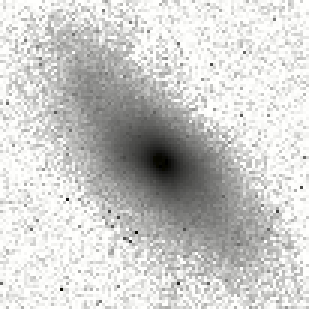
#> input picture image_folder/M31(2)-IR-2MASS-R6(NED)_inv.png, 103 x 103 px (shown 3 times larger)
$ python showdiff.py --first 'image_folder/M31(2)-IR-2MASS-R6(NED)_inv.png' --second 'image_folder/M33(2)-IR-2MASS-R11(NED)_inv.png'   (older library calls are emulated)
#> lines starting #> are read from the running program, lines starting #| are printed output that depends on the picture; after the words box and inside, x2 and y2 are one past the last pixel; in counts of white or black regions, pixels touching at a corner belong together; long printed decimals are rounded
# import the necessary packages
from skimage.measure import compare_ssim
import argparse
import imutils
import cv2

# construct the argument parse and parse the arguments
ap = argparse.ArgumentParser()
ap.add_argument("-f", "--first", required=True, help="first input image")
ap.add_argument("-s", "--second", required=True, help="second")
args = vars(ap.parse_args())

# load the two input images
imageA = cv2.imread(args["first"])
#> imageA is the input picture: shape (103, 103, 3); mean B, G, R 202.1, 204.1, 204.1
imageB = cv2.imread(args["second"])
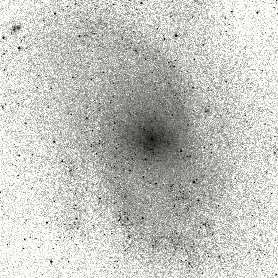
#> input picture image_folder/M33(2)-IR-2MASS-R11(NED)_inv.png, 278 x 278 px
#> imageB is the input picture: shape (278, 278, 3); mean B, G, R 194.2, 196.2, 196.2

resizeA = cv2.resize(imageA, (1000,1000))
resizeB = cv2.resize(imageB, (1000,1000))
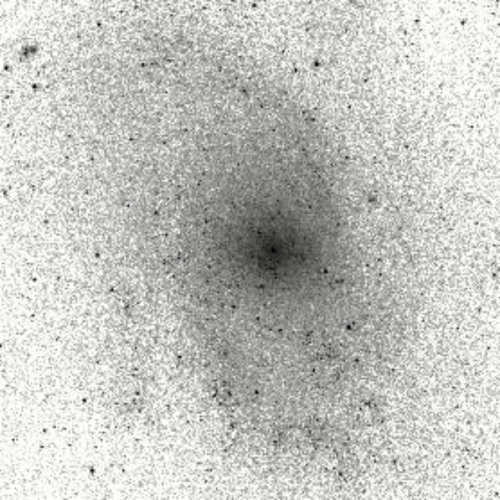
#> resizeB: shape (1000, 1000, 3) (shown at 1/2 size); mean B, G, R 194.1, 196.1, 196.1

# convert the images to grayscale
grayA = cv2.cvtColor(resizeA, cv2.COLOR_BGR2GRAY)
grayB = cv2.cvtColor(resizeB, cv2.COLOR_BGR2GRAY)

# compute the Structural Similarity Index (SSIM) between the two
# images, ensuring that the difference image is returned
(score, diff) = compare_ssim(grayA, grayB, full=True)
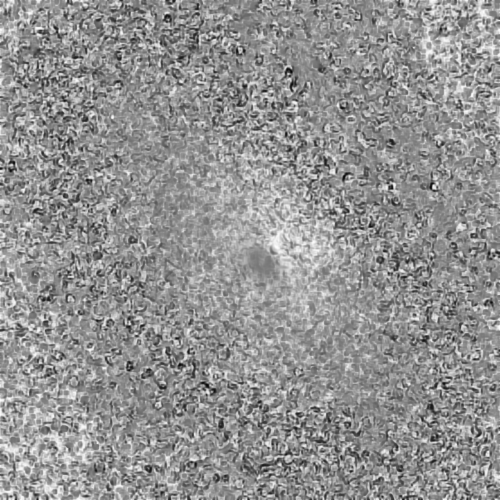
#> diff: shape (1000, 1000) float64 (shown at 1/2 size); min -0.834, max 0.987, mean 0.211; drawn with min black and max white
#> score = 0.21
diff = (diff * 255).astype("uint8")
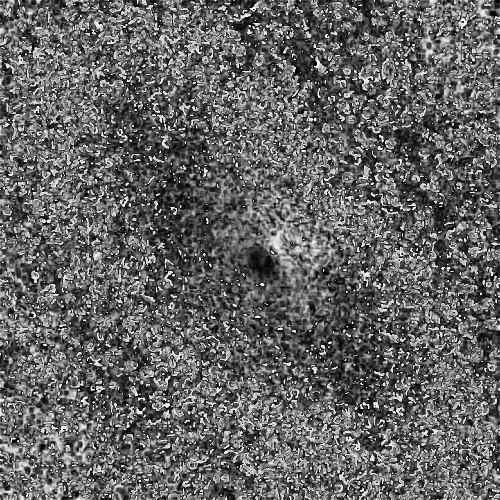
#> diff: shape (1000, 1000) (shown at 1/2 size); min 0, max 255, mean 100.1
print("SSIM: {}".format(score))
#| SSIM: 0.2098

# threshold the difference image, followed by finding contours to
# obtain the regions of the two input images that differ
thresh = cv2.threshold(diff, 0, 255, cv2.THRESH_BINARY_INV | cv2.THRESH_OTSU)[1]
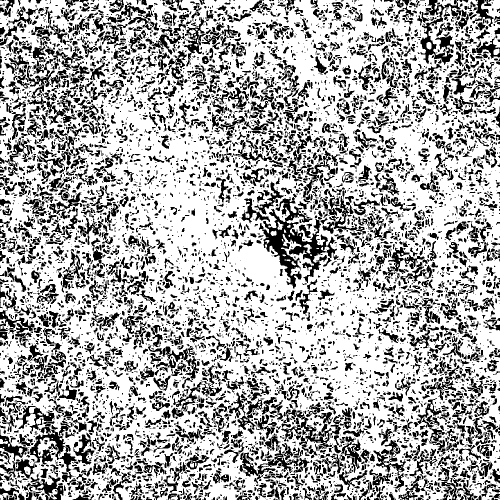
#> thresh: shape (1000, 1000) (shown at 1/2 size); 68.3% white; 8256 black regions (5159 under 20 px)
cnts = cv2.findContours(thresh.copy(), cv2.RETR_EXTERNAL, cv2.CHAIN_APPROX_SIMPLE)
#> cnts = 62 contours, 53 with area under 20; largest, box (x1, y1, x2, y2) and area: (0, 0, 1000, 1000) 974436, (853, 84, 863, 99) 108, (987, 97, 999, 110) 106, (0, 637, 13, 649) 80, (0, 878, 16, 888) 78
cnts = imutils.grab_contours(cnts)

# loop over the contours
for c in cnts:
	# compute the bounding box of the contour and then draw the
	# bounding box on both input images to represent where the two
	# images differ
	(x, y, w, h) = cv2.boundingRect(c)
	cv2.rectangle(imageA, (x, y), (x + w, y + h), (0, 0, 255), 2)
	cv2.rectangle(imageB, (x, y), (x + w, y + h), (0, 0, 255), 2)
#> this loop made 62 passes
#> (x, y, w, h) on passes 1, 11, 12, 13, 14, 15, 16, 17, 20, 23, 24, 25: (815, 999, 1, 1), (809, 997, 4, 3), (337, 997, 4, 3), (610, 996, 8, 4), (818, 994, 9, 6), (907, 993, 3, 5), (813, 993, 4, 3), (313, 993, 1, 1), (997, 990, 3, 6), (120, 976, 4, 5), (74, 969, 13, 8), (996, 958, 4, 3)
#> (c, x, y, w, h) on passes 2 to 7: ([[620, 999], [622, 999]], 620, 999, 3, 1), ([[377, 999], [379, 999]], 377, 999, 3, 1), ([[843, 998], [842, 999], [844, 999]], 842, 998, 3, 2), ([[805, 998], [805, 999], [807, 999], [807, 998]], 805, 998, 3, 2), ([[496, 998], [496, 999], [497, 999], [497, 998]], 496, 998, 2, 2), ([[479, 998], [479, 999], [480, 999]], 479, 998, 2, 2)
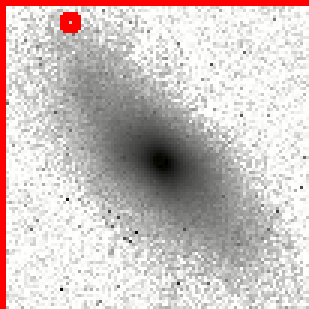
#> imageA: shape (103, 103, 3) (shown 3 times larger); 4.26% of pixels changed, all inside (x1, y1, x2, y2) = (0, 0, 103, 103)
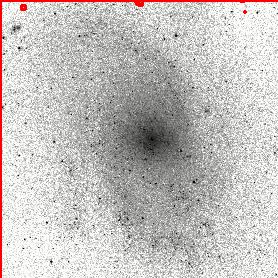
#> imageB: shape (278, 278, 3); 1.56% of pixels changed, all inside (x1, y1, x2, y2) = (0, 0, 278, 278)
# show the output images
cv2.imshow("Original", imageA)
cv2.imshow("Modified", imageB)
# cv2.imshow("Diff", diff)
# cv2.imshow("Thresh", thresh)
cv2.waitKey(0)
